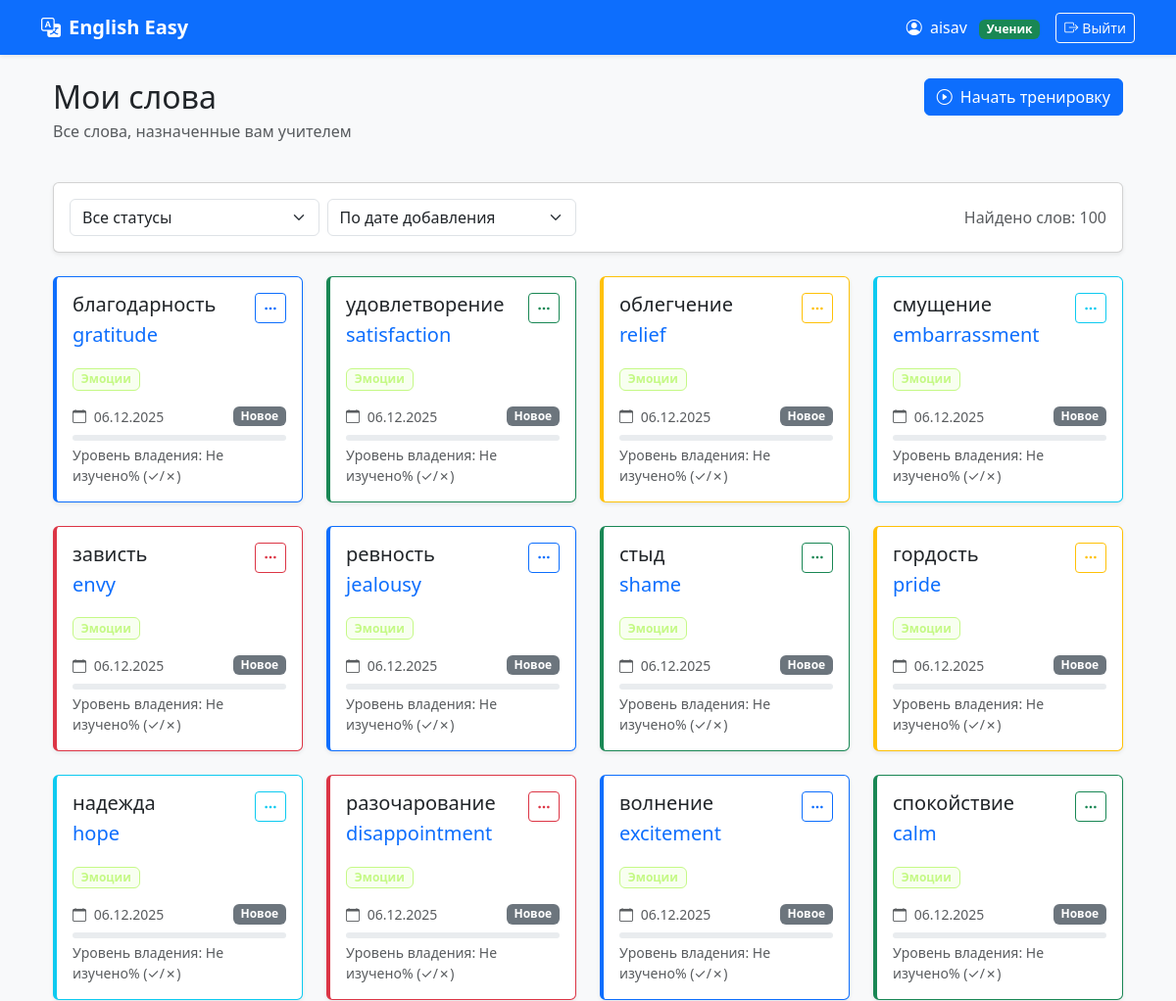
Before: /vocabulary/student/words/ (signed in, upper part) with the older database file.
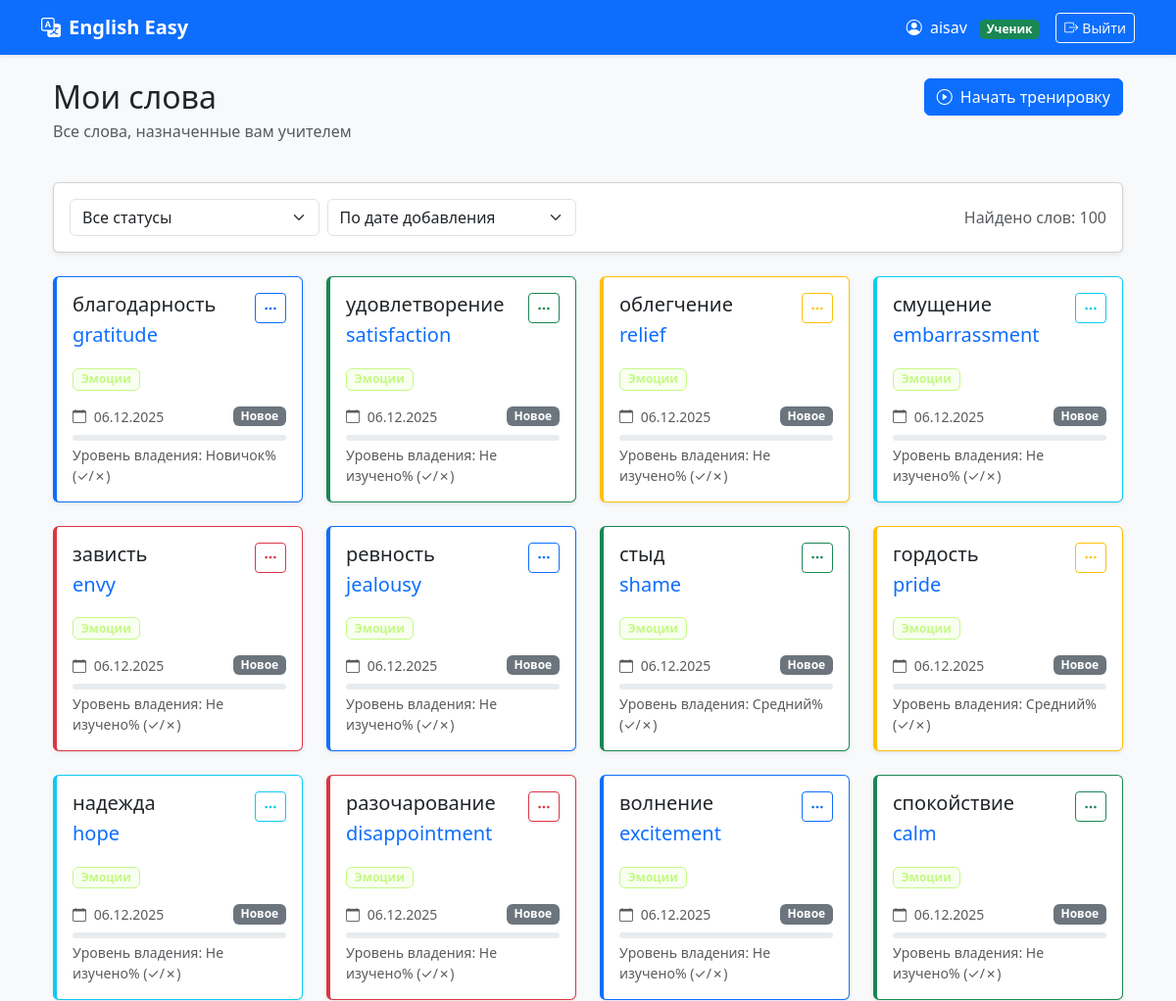
After: the same page with the newer database file.
### vocabulary/models.py (models this page shows, shortened)
class StudentWord(models.Model):
    STATUS_CHOICES = (
        ('new', 'Новое'),
        ('learning', 'Изучается'),
        ('review', 'Повторение'),
        ('completed', 'Изучено'),
    )
    student = models.ForeignKey(
        settings.AUTH_USER_MODEL,
        on_delete=models.CASCADE,
        related_name='assigned_words',
        limit_choices_to={'role': 'student'}
    )
    assigned_by = models.ForeignKey(
        settings.AUTH_USER_MODEL,
        on_delete=models.SET_NULL,
        null=True,
        blank=True,
        related_name='assigned_words_by_teacher',
        verbose_name="Назначено учителем"
    )
    word = models.ForeignKey('Word', on_delete=models.CASCADE)
    assigned_at = models.DateTimeField("Назначено", auto_now_add=True)
    status = models.CharField("Статус", max_length=10, choices=STATUS_CHOICES, default='new')
    times_seen = models.IntegerField("Показов слова", default=0)
    times_attempted = models.IntegerField("Попыток ответа", default=0)
    times_correct = models.IntegerField("Правильных ответов", default=0)
    times_wrong = models.IntegerField("Неправильных ответов", default=0)
    total_response_time = models.IntegerField("Общее время ответов (мс)", default=0)
    avg_response_time = models.FloatField("Среднее время ответа (мс)", default=0.0)
    current_streak = models.IntegerField("Текущая серия правильных", default=0)
    longest_streak = models.IntegerField("Лучшая серия правильных", default=0)
    last_correct_date = models.DateTimeField("Последний правильный ответ", null=True, blank=True)
    first_seen = models.DateTimeField("Первое знакомство", auto_now_add=True)
    last_interaction = models.DateTimeField("Последнее взаимодействие", auto_now=True)
    class Meta:
        unique_together = ('student', 'word')
        ordering = ['-assigned_at']
        verbose_name = "Назначенное слово"
        verbose_name_plural = "Назначенные слова"
    def get_accuracy_percentage(self):
        if self.times_attempted == 0:
            return 0
        return (self.times_correct / self.times_attempted) * 100
    def get_mastery_level(self):
        accuracy = self.get_accuracy_percentage()
        if self.times_attempted == 0:
            return "Не изучено"
        elif accuracy >= 90 and self.current_streak >= 5:
            return "Мастер"
        elif accuracy >= 80 and self.current_streak >= 3:
            return "Продвинутый"
        elif accuracy >= 70:
            return "Средний"
        elif accuracy >= 50:
            return "Начинающий"
        else:
            return "Новичок"

class Word(models.Model):
    russian = models.CharField("Русский", max_length=100)
    english = models.CharField("English", max_length=100)
    topic = models.ForeignKey(
        Topic,
        null=True,
        blank=True,
        on_delete=models.SET_NULL,
        related_name='words'
    )
    created_at = models.DateTimeField(auto_now_add=True)
    class Meta:
        unique_together = ('russian', 'english')
        ordering = ['russian']
        verbose_name = "Слово"
        verbose_name_plural = "Слова"

class Topic(models.Model):
    name = models.CharField("Название темы", max_length=100)
    color = models.CharField("Цвет (HEX)", max_length=7, default="#3B82F6")
    created_at = models.DateTimeField(auto_now_add=True)
    class Meta:
        ordering = ['name']
        verbose_name = "Тема"
        verbose_name_plural = "Темы"

### vocabulary/views.py (the view)
# urls.py: path('student/words/', views.student_words_list, name='student_words'),
@login_required
def student_words_list(request):
    if not request.user.is_student():
        return redirect('dashboard:home')
    words = StudentWord.objects.filter(student=request.user)
    status = request.GET.get('status')
    if status and status != 'all':
        words = words.filter(status=status)
    sort_by = request.GET.get('sort', 'date')
    if sort_by == 'alphabet':
        words = words.order_by('word__russian')
    elif sort_by == 'topic':
        words = words.order_by('word__topic__name')
    else:
        words = words.order_by('-assigned_at')
    return render(request, 'vocabulary/student_words.html', {'words': words})

### users/models.py (called while the page is built)
    def is_teacher(self):
        return self.role == 'teacher'

    def is_student(self):
        return self.role == 'student'

### vocabulary/templates/vocabulary/student_words.html (shortened to what the changed rows need)
{% extends 'base.html' %}
{% block content %}
<div class="container-fluid">
    <div class="row mb-4">
        <div class="col">
            <h1 class="h2 mb-1">Мои слова</h1>
        </div>
    </div>
    {% if words %}
        <div class="row" id="wordsList">
            {% for student_word in words %}
                <div class="col-md-6 col-lg-4 col-xl-3 mb-4">
                    <div class="card word-card border-{% cycle 'primary' 'success' 'warning' 'info' 'danger' as cardcolor %} shadow-sm h-100">
                        <div class="card-body">
                            <div class="d-flex justify-content-between align-items-start mb-3">
                                <div>
                                    <h5 class="card-title mb-1">{{ student_word.word.russian }}</h5>
                                    <p class="card-text text-primary fs-5">{{ student_word.word.english }}</p>
                                </div>
                                <div class="dropdown">
                                    <button class="btn btn-sm btn-outline-{{ cardcolor }}" type="button" data-bs-toggle="dropdown">
                                        <i class="bi bi-three-dots"></i>
                                    </button>
                                </div>
                            </div>
                            {% if student_word.word.topic %}
                                <span class="badge mb-3" style="background-color: {{ student_word.word.topic.color }}20; color: {{ student_word.word.topic.color }}; border: 1px solid {{ student_word.word.topic.color }}">
                                    {{ student_word.word.topic.name }}
                                </span>
                            {% endif %}
                            <div class="d-flex justify-content-between align-items-center mb-2">
                                <small class="text-muted">
                                    <i class="bi bi-calendar me-1"></i>
                                    {{ student_word.assigned_at|date:"d.m.Y" }}
                                </small>
                                <span class="badge bg-{{ student_word.status }}">
                                    {{ student_word.get_status_display }}
                                </span>
                            </div>
                            <div class="progress" style="height: 6px;">
                            </div>
                            <small class="text-muted d-block mt-1">
                                Уровень владения: {{ student_word.get_mastery_level }}%
                                ({{ student_word.correct_answers }}✓/{{ student_word.wrong_answers }}✗)
                            </small>
                        </div>
                    </div>
                </div>
            {% endfor %}
        </div>
    {% endif %}
</div>
{% endblock %}

Changed rows visible on the page:
changed StudentWord "благодарность": get_mastery_level "Не изучено" → "Новичок"
changed StudentWord "стыд": get_mastery_level "Не изучено" → "Средний"
changed StudentWord "гордость": get_mastery_level "Не изучено" → "Средний"
